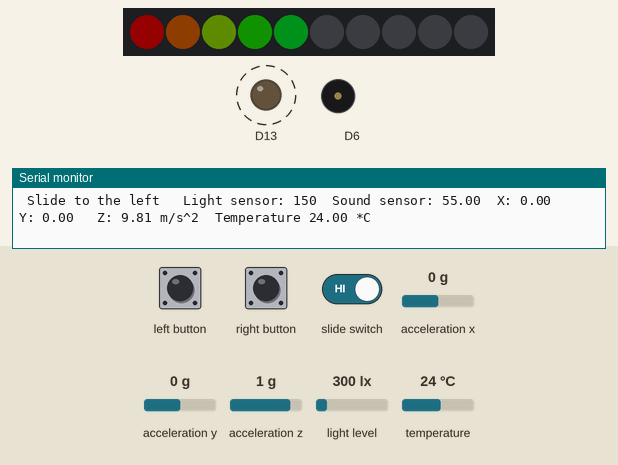
This sketch was run on a simulated Adafruit Circuit Playground Express. Shown: 10 RGB LEDs in strip order, left to right, output pins drawn as LEDs (lit = HIGH), buzzer (waves = sounding), the last lines printed to the serial monitor. Dashed ring = blinking. Inputs (shaded band) come from the test bench; at power-on: acceleration x 0 g, acceleration y 0 g, acceleration z 1 g, light level 300 lx, temperature 24 °C. Dim RGB values are drawn brighter than linear.

Above: at 1.2 s.
1.3 s: slide switch set LOW
At 1.57 s:
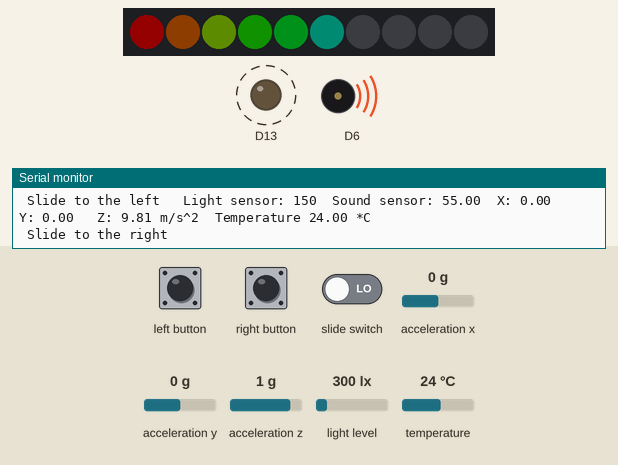
At 3.19 s:
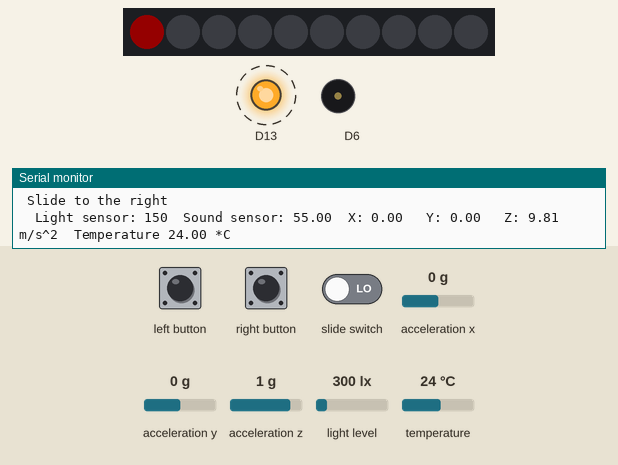
3.2 s: left button pressed for 0.25 s
At 5.68 s:
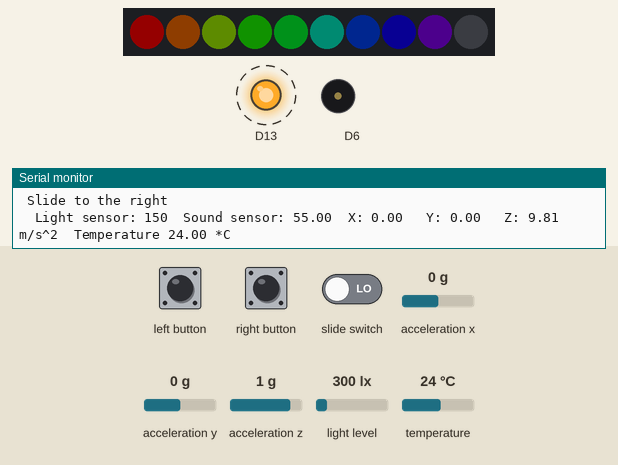
5.7 s: right button pressed for 0.25 s
8.9 s: left button pressed for 0.25 s
10.6 s: right button pressed for 1 s
13.1 s: slide switch set HIGH
At 13.95 s:
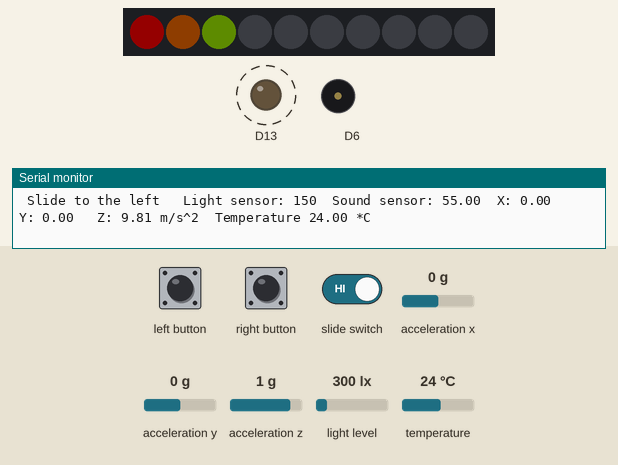
Timing chart, 0 to 17.1 s (numbered marks = the images above; inputs shaded):
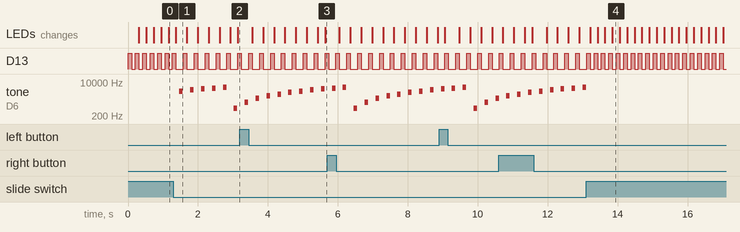

The sketch:

CircutPlayerTest.ino
```cpp
// Demo program for testing library and board - flip the switch to turn on/off buzzer

#include <Adafruit_CircuitPlayground.h>

// we light one pixel at a time, this is our counter
uint8_t pixeln = 0;

void setup() {
  //while (!Serial);
  Serial.begin(9600);
  Serial.println("Circuit Playground test!");

  CircuitPlayground.begin();
}


void loop() {
  // test Red #13 LED
  CircuitPlayground.redLED(HIGH);
  delay(100);
  CircuitPlayground.redLED(LOW);
  delay(100);

  /************* TEST CAPTOUCH */
//  Serial.print("Capsense #3: "); Serial.print(CircuitPlayground.readCap(3));
//  Serial.print("  Capsense #2: "); Serial.print(CircuitPlayground.readCap(2));
//  if (! CircuitPlayground.isExpress()) {  // CPX does not have this captouch pin
//    Serial.print("Capsense #0: "); Serial.print(CircuitPlayground.readCap(0));
//  }
//  Serial.print("  Capsense #1: "); Serial.print(CircuitPlayground.readCap(1));
//  Serial.print("  Capsense #12: "); Serial.print(CircuitPlayground.readCap(12));
//  Serial.print("  Capsense #6: "); Serial.print(CircuitPlayground.readCap(6));
//  Serial.print("  Capsense #9: "); Serial.print(CircuitPlayground.readCap(9));
//  Serial.print("  Capsense #10: "); Serial.print(CircuitPlayground.readCap(10));

  /************* TEST SLIDE SWITCH */
  if (CircuitPlayground.slideSwitch()) {
    Serial.print(" Slide to the left ");
  } else {
    Serial.println(" Slide to the right ");
    CircuitPlayground.playTone(500 + pixeln * 500, 100);
  }

  /************* TEST 10 NEOPIXELS */
  CircuitPlayground.setPixelColor(pixeln++, CircuitPlayground.colorWheel(25 * pixeln));
  if (pixeln == 11) {
    pixeln = 0;
    CircuitPlayground.clearPixels();
  }

  /************* TEST BOTH BUTTONS */
  if (CircuitPlayground.leftButton()) {
    Serial.print(" Left button pressed! ");
  }
  if (CircuitPlayground.rightButton()) {
    Serial.print(" Right button pressed! ");
  }

  /************* TEST LIGHT SENSOR */
  Serial.print("  Light sensor: ");
  Serial.print(CircuitPlayground.lightSensor());

  /************* TEST SOUND SENSOR */
  Serial.print("  Sound sensor: ");
  Serial.print(CircuitPlayground.mic.soundPressureLevel(10));

  /************* TEST ACCEL */
  // Display the results (acceleration is measured in m/s*s)
  Serial.print("  X: "); Serial.print(CircuitPlayground.motionX());
  Serial.print(" \tY: "); Serial.print(CircuitPlayground.motionY());
  Serial.print(" \tZ: "); Serial.print(CircuitPlayground.motionZ());
  Serial.print(" m/s^2");

  /************* TEST THERMISTOR */
  Serial.print("  Temperature ");
  Serial.print(CircuitPlayground.temperature());
  Serial.println(" *C");
}
```

Measured:
- after the input at 1.3 s, D13: alternates HIGH for 0.10 s and LOW for 0.21 s, starting after 0.28 s; tone on D6: plays 3500 Hz for 0.10 s, 4000 Hz for 0.10 s, 4500 Hz for 0.10 s, 5000 Hz for 0.10 s, 5500 Hz for 0.10 s, 500 Hz for 0.10 s, starting after 0.17 s
- after the input at 13.1 s, D13: alternates HIGH for 0.10 s and LOW for 0.11 s, starting after 0.23 s; tone on D6: goes on until 13.1 s, then stays silent
- by itself, D13: alternates HIGH for 0.10 s and LOW for 0.11 s
